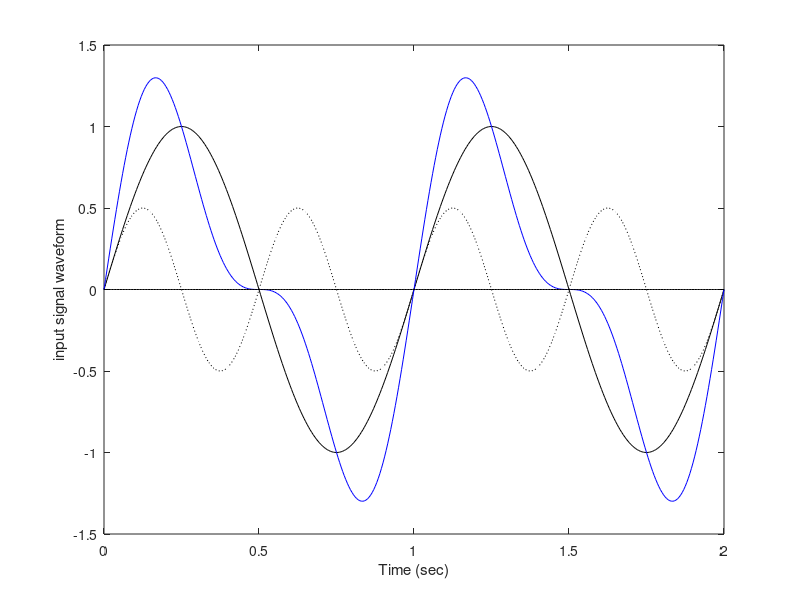
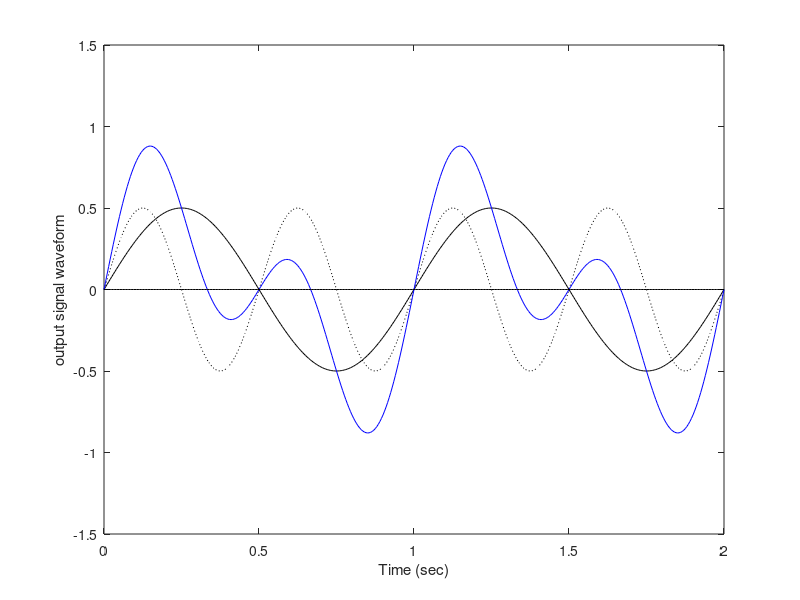

MATLAB code to generate these figures, in order:
% Effect of amplitude distortion
t=0:0.005:2;
x_axis=0*t;
f1=1; f2=2*f1;
A1=1; A2=0.5;

% Input composed of two sinusoidal signals
x1=A1*sin(2*pi*f1*t); % First harmonic
x2=A2*sin(2*pi*f2*t); % Second harmonic
x=x1+x2;

% Channel gain and phase shift at frequency f1 and f2
gain=[0.5 1];
phase_shift=[0 0];

% Output
y1=gain(1)*A1*sin(2*pi*f1*t+phase_shift(1)); % First harmonic
y2=gain(2)*A2*sin(2*pi*f2*t+phase_shift(2)); % Second harmonic
y=y1+y2;

% Display input and output signals 
figure(1);
plot(t, x1, 'k'); hold on; plot(t, x2, 'k:'); plot(t, x, 'b'); plot(t, x_axis, 'k');
xlabel('Time (sec)'); ylabel('input signal waveform');  hold off
axis([0 2 -1.5 1.5]);
disp('hit any key to see output signal'); pause
figure(2);
plot(t, y1, 'k'); hold on; plot(t, y2, 'k:'); plot(t, y, 'b');plot(t, x_axis, 'k');
xlabel('Time (sec)'); ylabel('output signal waveform');  hold off
axis([0 2 -1.5 1.5]);